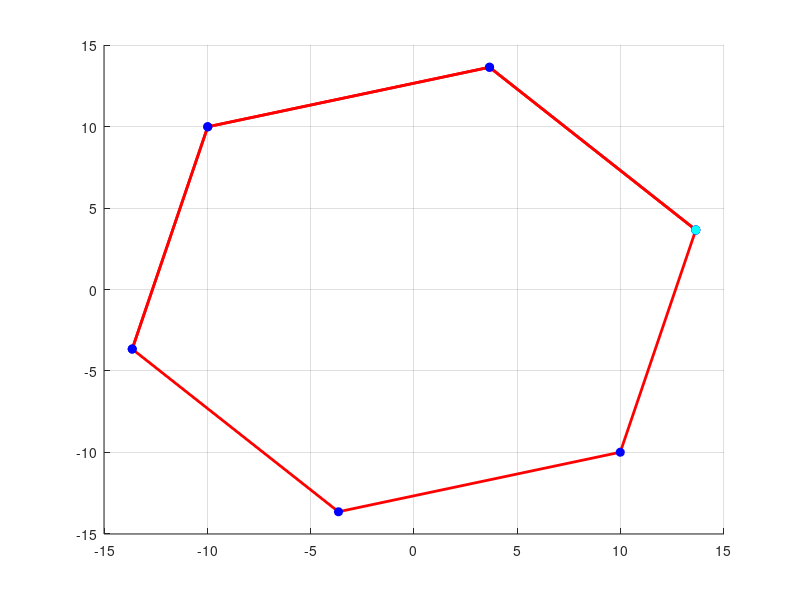

Write MATLAB code to recreate this figure.
function dominance()


maxTime = 10;
T       = [.5 -.866;.866 .5];
x_0     = [10;-10];


%% DO NOT EDIT ANYTHING BELOW THIS LINE
clc;
close all; figure; hold on; grid on

xx = linspace(-1e9,1e9,2);
[V,D] = eig(T)
if isreal(V) == 1
    plot(xx*V(1,1),xx*V(2,1),'k','LineWidth',2); 
    plot(xx*V(1,2),xx*V(2,2),'k','LineWidth',2); 
end

X = [];
x = x_0;
for i = 1:maxTime
    x = T*x;
    X = [X x];
end
X
plot(X(1,:),X(2,:),'r','LineWidth',2)
plot(X(1,:),X(2,:),'bo','MarkerFaceColor','b'); hold on
plot(X(1,1),X(2,1),'co','MarkerFaceColor','c')


bigx = max(abs(X(1,:)))
bigy = max(abs(X(2,:)))

axis([-bigx*1.1 bigx*1.1 -bigy*1.1 bigy*1.1])